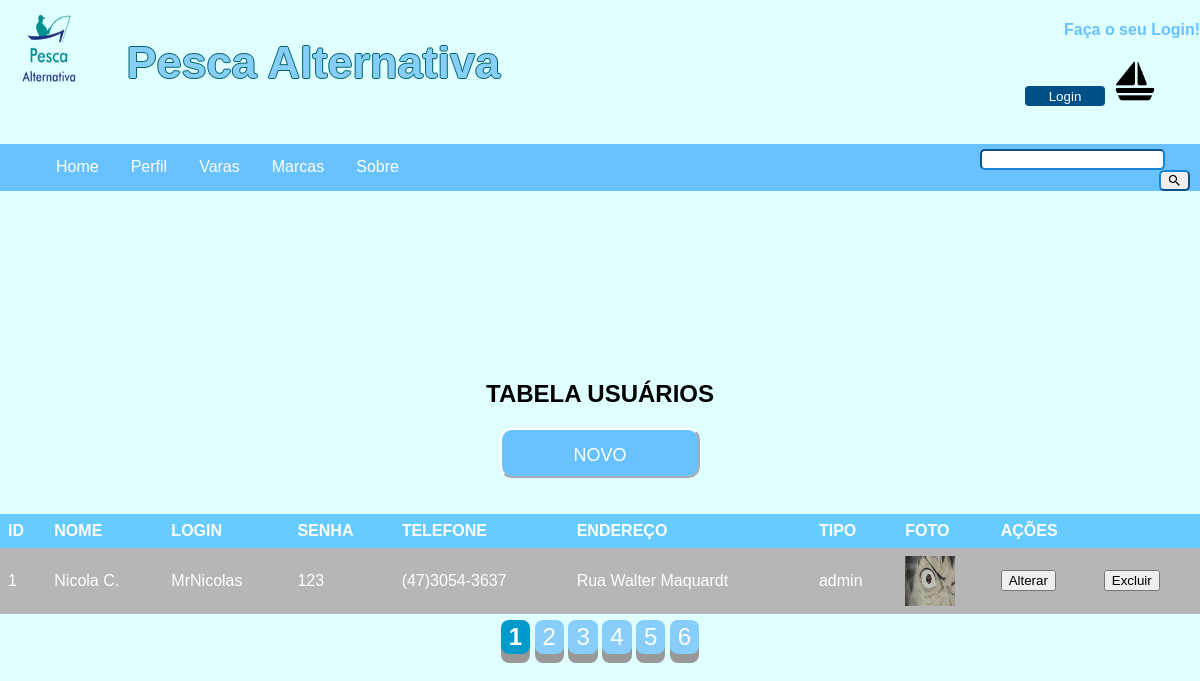
The page /lista_de_usuarios.php on the database its author committed.
### tables this page shows
CREATE TABLE `usuario` (
  `id` int(11) NOT NULL AUTO_INCREMENT,
  `nome` varchar(45) DEFAULT NULL,
  `login` varchar(45) DEFAULT NULL,
  `senha` varchar(45) DEFAULT NULL,
  `telefone` varchar(45) DEFAULT NULL,
  `endereco` varchar(150) DEFAULT NULL,
  `foto` varchar(45) DEFAULT NULL,
  `tipo` varchar(45) DEFAULT NULL,
  PRIMARY KEY (`id`)
);

### lista_de_usuarios.php (the view, shortened to what this page needs)
<?php
	include ("menu.php");
	?>
<html>
	<head>
  	<link rel="stylesheet" href="style2.css">
		<link rel="stylesheet" href="style.css">
	</head>
	<body style="background-color:#E0FFFF;color:black;">
<?php
$page = (isset($_GET['page']) ? $_GET['page']:1);
$sqlQuery = "select * from usuario limit ".(($page-1)*10).",10";
$mysqlQuery = mysqli_query($conexao,$sqlQuery);
echo "
<center>
<h2 STYLE='color: black;'>TABELA USUÁRIOS</h2> <a href=usuario_form.php><button class='botao'>NOVO</button></a>
";
echo "<div id='da'>";
echo "<br><br><table>";
echo "<tr>";
echo "<th>";
echo "ID";
echo "</th>";
echo "<th>";
echo "NOME";
echo "</th>";
echo "<th>";
echo "LOGIN";
echo "</th>";
echo "<th>";
echo "SENHA";
echo "<th>";
echo "TELEFONE";
echo "</th>";
echo "<th>";
echo "ENDEREÇO";
echo "</th>";
echo "</th>";
echo "<th>";
echo "TIPO";
echo "</th>";
	echo "<th>";
	echo "FOTO";
	echo "</th>";
echo "<th colspan=2>";
echo "AÇÕES";
echo "</th>";
echo "</tr>";
while($search=mysqli_fetch_assoc($mysqlQuery)){
$resultadoRegistro[0]=$search["id"];
$resultadoRegistro[1]=$search["nome"];
$resultadoRegistro[2]=$search["login"];
$resultadoRegistro[3]=$search["senha"];
$resultadoRegistro[4]=$search["telefone"];
$resultadoRegistro[5]=$search["endereco"];
$resultadoRegistro[6]=$search["tipo"];
$resultadoRegistro[7]=$search["foto"];
echo "<tr>";
echo "<td>";
echo $resultadoRegistro[0];
echo "</td>";
echo "<td bordercolor=black>";
echo $resultadoRegistro[1];
echo "</td>";
echo "<td bordercolor=black>";
echo $resultadoRegistro[2];
echo "</td>";
echo "<td bordercolor=black>";
echo $resultadoRegistro[3];
echo "</td>";
echo "<td bordercolor=black>";
echo $resultadoRegistro[4];
echo "</td>";
echo "<td bordercolor=black>";
echo $resultadoRegistro[5];
echo "</td>";
echo "<td bordercolor=black>";
echo $resultadoRegistro[6];
echo "</td>";
		echo "<td bordercolor=black>";
		echo "
 <style>
#dropdown {
    position: relative;
    display: inline-block;
	border: 2px solid black;
}
.dropdown-content {
    display: none;
    position: absolute;
    background-color: #f9f9f9;
    min-width: 160px;
    box-shadow: 0px 8px 16px 0px rgba(0,0,0,0.2);
    z-index: 1;
	border: solid 1px black;
}
.dropdown:hover .dropdown-content {
display: block;
}
</style>
<div class='dropdown'>
  <img src='imagens/usuario/$resultadoRegistro[7]' width='50' height='50'>
  <div class='dropdown-content'>
    <img src='imagens/usuario/$resultadoRegistro[7]' width='400' height='250'>
  </div>
</div>
";
		echo "</td>";
echo "<td bordercolor=black>";
echo "<a href='usuario_form.php?id=".$resultadoRegistro[0]."'><button>Alterar</button>";
echo "</td>";
echo "<td bordercolor=black>";
echo "<a href='usuario_delete.php?id=".$resultadoRegistro[0]."'><button>Excluir</button>";
echo "</td>";
echo "</tr>";
}
echo "</table></div>";
?>
	<?php
	$sqlQuery = "select count(id) as nrRegistros from usuario";
$mysqlQuery = mysqli_query($conexao,$sqlQuery);
while($search=mysqli_fetch_assoc($mysqlQuery)){
$total = 50;
$max_links = 10;
$pagina = $page;
$links_laterais = ceil($max_links / 2);
$inicio = $pagina - $links_laterais;
$limite = $pagina + $links_laterais;
echo "<span style='margin-top: 1%;height: 100px;width: 100px;' >";
for ($i = $inicio; $i <= $limite; $i++){
	if ($i == $page){
		echo " <strong class='pagenation2'>" . $i . "</strong> ";
	}else{
		if ($i >= 1 && $i <= $total)
		{
			echo "<a href=lista_produtos.php?page=$i><button class='pagenation'>$i</button></a></span> ";
			}
	}
}
}
?>
</body>
</html>

### style2.css (style rules this page uses)
* { outline: none; font-family: Arial, Helvetica, sans-serif; }

### style.css (style rules this page uses)
* { outline: none; font-family: Arial, Helvetica, sans-serif; }
.botao { border-radius: 12px; padding: 15px; text-align: center; background-color:#68c2ff; border-color: white; color: white; font-size:18px; height: 50px; width: 200px; }
body { background-color: #3d3b3b; min-height: 500px; margin: 0; background-attachment: fixed; background-position: center; background-repeat: no-repeat; background-size: cover; }

### lista_de_usuarios.php (style rules this page uses)
table { border-collapse: collapse; width: 100%; color:white; }
th, td { text-align: left; padding: 8px; }
tr { background-color: #b6b6b6 }
th { background-color: #66ccff; color: white; }
.pagenation { margin-top: 0.5%; display: inline-block; padding: 3px 8px; font-size: 24px; cursor: pointer; text-align: center; text-decoration: none; outline: none; color: #fff; background-color: #87CEFA; border: none; border-radius: 8px; box-shadow: 0 9px #999; }
.pagenation2 { margin-top: 0.5%; display: inline-block; padding: 3px 8px; font-size: 24px; cursor: pointer; text-align: center; text-decoration: none; outline: none; color: #fff; background-color: #009ACD; border: none; border-radius: 8px; box-shadow: 0 9px #999; }

### rows shown on the page
usuario: id "1", nome "Nicola C.", login "MrNicolas", senha "123", telefone "(47)3054-3637", endereco "Rua Walter Maquardt", tipo "admin", foto (picture)
